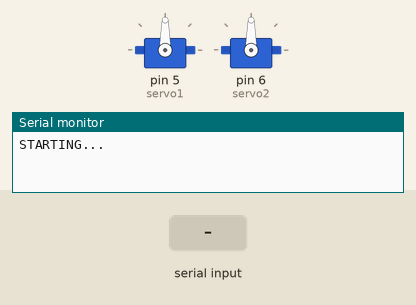
Simulated run of this sketch. Board: Arduino Uno, built with avr-gcc and run on an emulated ATmega328P. Parts: 2 × servo, the last lines printed to the serial monitor. The test bench sets the inputs (shaded band).

Above: at 1.2 s.
1.3 s: "L,45\n" received over Serial
At 1.9 s:
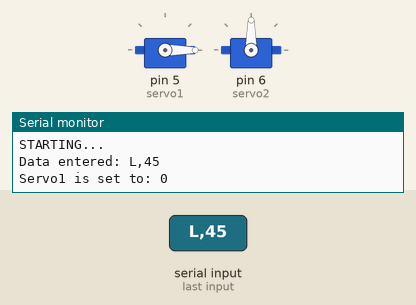
2.9 s: "R,45\n" received over Serial
At 4.2 s:
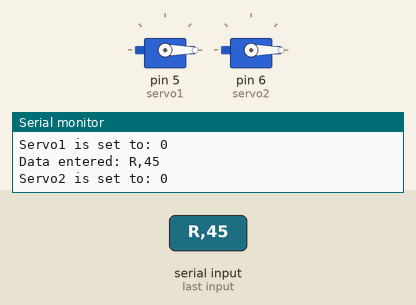
4.5 s: "L90\n" received over Serial
At 5.5 s:
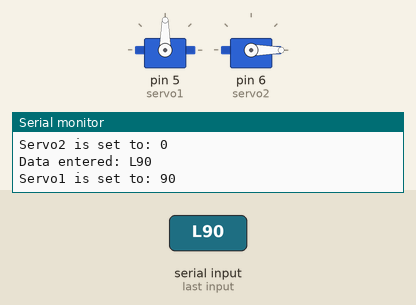
6.1 s: "L" received over Serial
At 6.7 s:
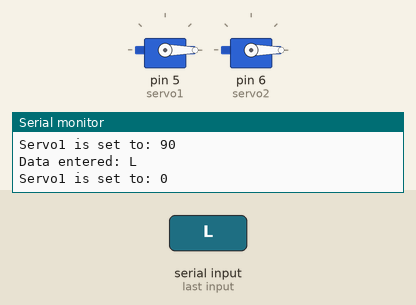
Timing chart, 0 to 8.7 s (numbered marks = the images above; inputs shaded):
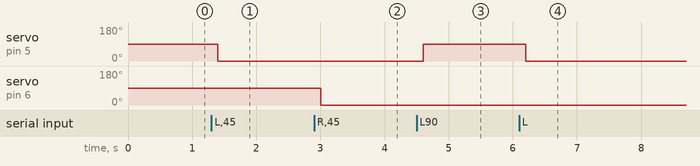

Measured:
- after the input at 1.3 s, servo on pin 5 (servo1): 90° → 0° after 0.10 s
- after the input at 2.9 s, servo on pin 6 (servo2): 90° → 0° after 0.10 s
- after the input at 4.5 s, servo on pin 5 (servo1): 0° → 90° after 0.10 s
- after the input at 6.1 s, servo on pin 5 (servo1): 90° → 0° after 0.10 s

The sketch:

servo2.ino
```cpp
/* DUAL SERVO CONTROL
*
* This sketch allows a person to control two servo motors from commands entered in the serial monitor
* and sent to the Arduino. Initially, the Arduino will reset and the servos will move to their
* central positions. To control the left motor, enter an L and then a number between 0 and 180 for
* the angle. To control the right motor, enter an R and then the angle. You can send individual
* commands at the same time by separating the commands with a space or comma.
*
*/
#include <Servo.h> // Loads the Arduino Servo Library.
char buffer[11]; // Create a character array to accept input from the Serial Monitor.
Servo servo1; // Create a servo object named servo1.
Servo servo2; // Create a second servo object named servo2.
void setup() {
 servo1.attach(5, 620, 2000);
servo2.attach(6, 650, 2000);
Serial.begin(9600); // Enable serial communication at 9600 baud.
 while(Serial.available()) // Reads data in only once it is available.
 Serial.read(); // Read the data from the serial monitor
 servo1.write(90); // Put servo1 at home position to start.
  servo2.write(90); // Put servo2 at home position to start.
 Serial.println("STARTING..."); // Display "STARTING..." in serial monitor to notify user they can now enter commands.
}
void loop() {
 if (Serial.available() > 0) { // Checks if data has been entered on the serial line.
 int index=0;
 delay(100); // Let the buffer fill with inputted info before proceeding. This is ...
 // ...necessary because the serial communication is much slower than...
 // ...the speed at which the Arduino processes information.
 int numChar = Serial.available(); // Assigns numChar an int value = to the number of characters in the string.
 if (numChar>10) { // Check to see if the inputted data exceeds the maximum of 10.
 numChar=10; // If greater than 10, set it to a length of 10.
 }
 while (numChar--) { // While loop checks the value of numChar and then subtracts 1 for next check.
 buffer[index++] = Serial.read(); // Fills the buffer array with characters from serial monitor, one element at a time.
 }
 buffer[index]='\0';
 splitString(buffer); // Run splitString function
 }
}
void splitString(char* data) { // The splitString function receives the buffer array, splits...
 // ... it into separate commands if more than one is entered, ...
 // ... and calls the setServo routine with the parameter stripped...
 // ... from the command string received over the serial line.
 // Here "char*" declares data as a variable that points to character data
 Serial.print("Data entered: "); // Prints "data entered: " on the serial monitor.
 Serial.println(data); // Prints the data on the serial monitor and then goes to a new line.
 char* parameter; // Establishes a new character pointer variable called parameter.
 parameter = strtok (data, " ,"); // String to token
 while (parameter != NULL) { // If we haven't reached the end of the string...
 setServo(parameter); // ...run the setServo function
 parameter = strtok (NULL, " ,"); // Sets parameter to the next part of the string up to the next space or comma...
 // ... we do this by passing it the NULL parameter.
 }
 while(Serial.available()) // If data is available,
 Serial.read(); // It is read so that it is cleared from the serial buffer and...
 // ...therefore ready for a new entry from the user.
}
void setServo(char* data) { // The setServo routine receives the smaller string sent from ...
 // ...the splitString function and checks if an L or R is entered...
 // ...and if so, moves either the left or right servo by the...
 // ...amount specified in the string.
 if ((data[0] == 'L') || (data[0] == 'l')) { // Checks to see if the first character indicates the left servo.
 int firstVal = strtol(data+1, NULL, 10); // Removes the angle in the string to a base-10 long integer.
 firstVal = constrain(firstVal,0,180); // Constrain values to within 0 and 180 degrees.
 servo1.write(firstVal); // Has the left servo turn to the specified angle.
 Serial.print("Servo1 is set to: "); // Confirmation message to the serial monitor that the move has been executed.
 Serial.println(firstVal); // Value is printed in the serial monitor, and the cursor moves to the next line.
 }
 if ((data[0] == 'R') || (data[0] == 'r')) { // Checks to see if the first character indicates the right servo
  int secondVal = strtol(data+1, NULL, 10); // Removes the angle in the string to a base-10 long integer.
 secondVal = constrain(secondVal,0,180); // Constrain values to within 0 and 180 degrees.
 servo2.write(secondVal); // Has the right servo turn to the specified angle.
 Serial.print("Servo2 is set to: "); // Confirmation message to the serial monitor that the move has been executed.
 Serial.println(secondVal); // Value is printed in the serial monitor, and the cursor moves to the next line.
 }
}
```
